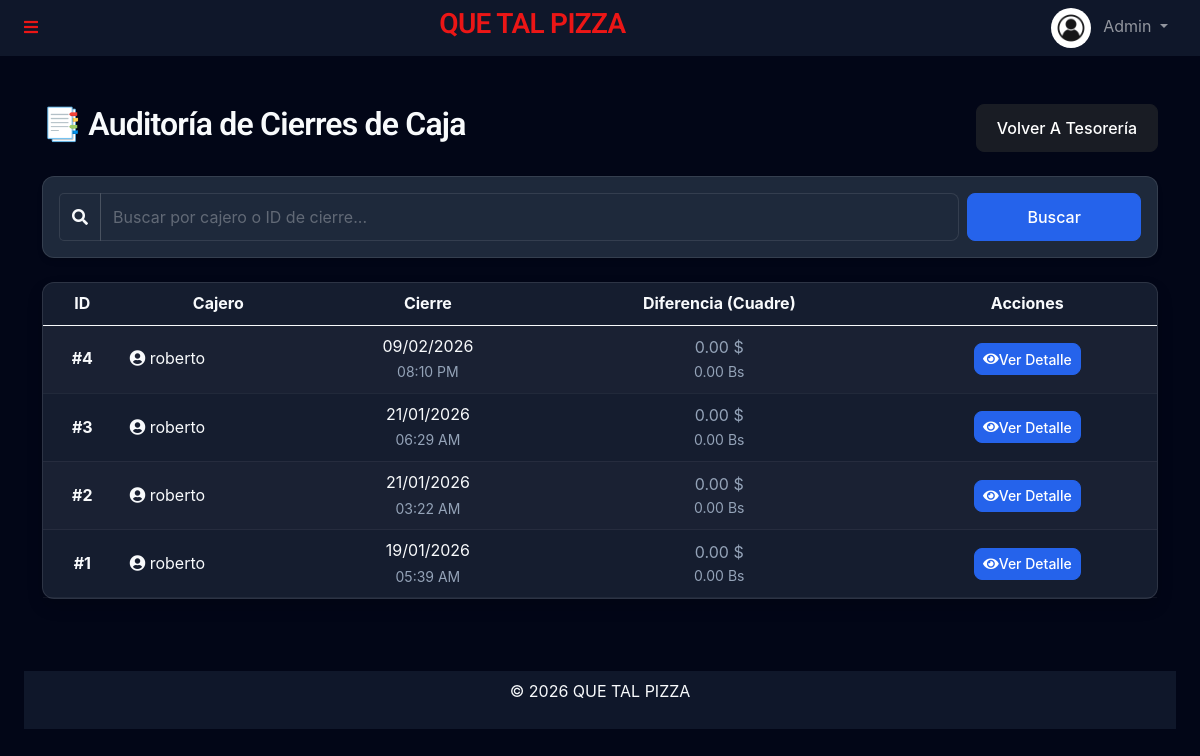
Page /admin/reportes_caja.php (signed in) on the earlier database version.
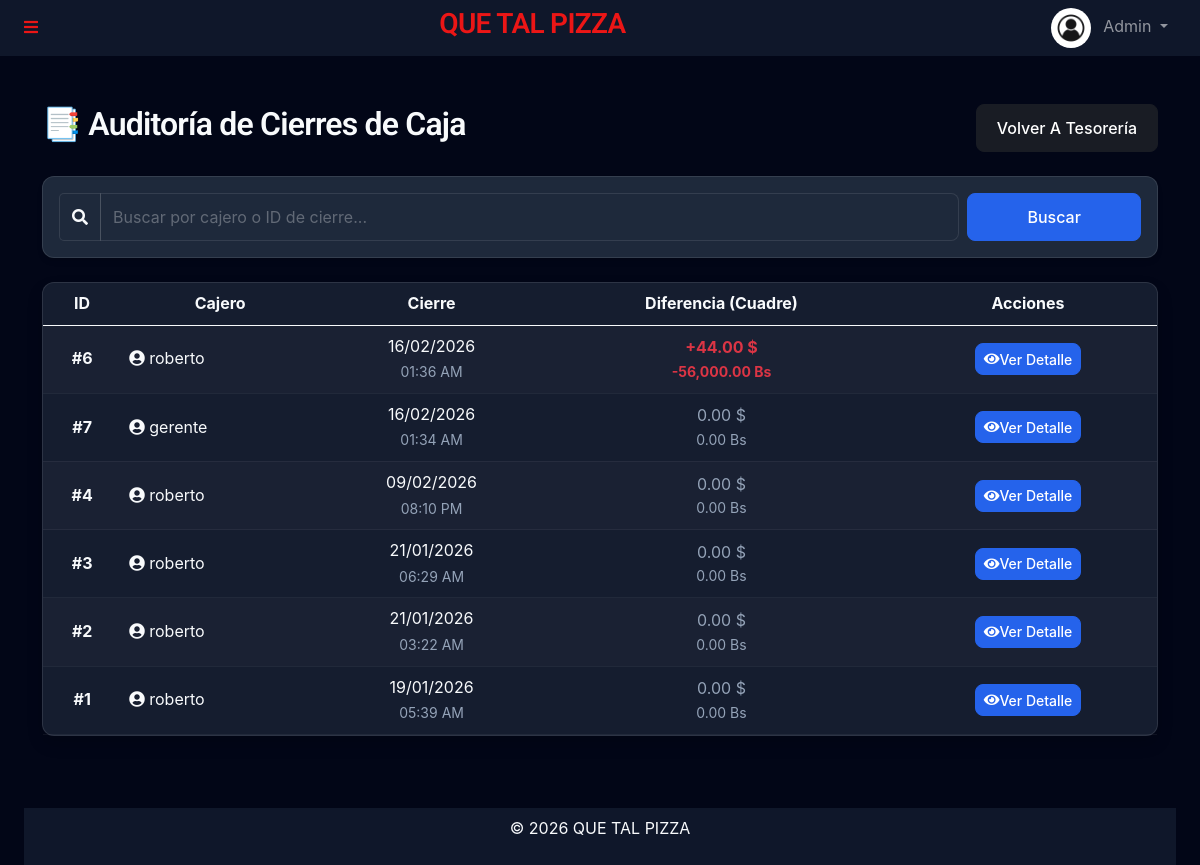
Same page on the later database version.
### tables this page shows
CREATE TABLE `cash_sessions` (
  `id` int(11) NOT NULL,
  `user_id` int(11) NOT NULL,
  `opening_balance_usd` decimal(10,2) DEFAULT 0.00,
  `opening_balance_ves` decimal(10,2) DEFAULT 0.00,
  `closing_balance_usd` decimal(10,2) DEFAULT 0.00,
  `closing_balance_ves` decimal(10,2) DEFAULT 0.00,
  `calculated_usd` decimal(10,2) DEFAULT 0.00,
  `calculated_ves` decimal(10,2) DEFAULT 0.00,
  `status` enum('open','closed') DEFAULT 'open',
  `opened_at` timestamp NULL DEFAULT current_timestamp(),
  `closed_at` timestamp NULL DEFAULT NULL
);

CREATE TABLE `users` (
  `id` int(11) NOT NULL,
  `name` varchar(100) NOT NULL,
  `email` varchar(150) NOT NULL,
  `password` varchar(255) NOT NULL,
  `phone` varchar(20) NOT NULL,
  `document_id` varchar(50) NOT NULL,
  `address` text NOT NULL,
  `role` enum('admin','user') NOT NULL DEFAULT 'user',
  `profile_pic` varchar(255) DEFAULT 'default.jpg',
  `balance` decimal(10,2) DEFAULT 0.00,
  `salary_amount` decimal(20,6) NOT NULL DEFAULT 0.000000,
  `salary_frequency` enum('weekly','biweekly','monthly') NOT NULL DEFAULT 'monthly',
  `job_role` enum('manager','kitchen','cashier','delivery','other') NOT NULL DEFAULT 'other',
  `reset_token` varchar(255) DEFAULT NULL,
  `token_expiry` datetime DEFAULT NULL,
  `created_at` timestamp NULL DEFAULT current_timestamp(),
  `updated_at` timestamp NULL DEFAULT current_timestamp() ON UPDATE current_timestamp()
);

### templates/autoload.php (called while the page is built, shortened)
<?php
require_once __DIR__ . '/../funciones/conexion.php';
require_once __DIR__ . '/../funciones/Config.php';
$config = new GlobalConfig();
require_once __DIR__ . '/../funciones/UserManager.php';
require_once __DIR__ . '/../funciones/CashRegisterManager.php';
$cashRegisterManager = new CashRegisterManager($db);

### funciones/CashRegisterManager.php (called while the page is built, shortened)
<?php
class CashRegisterManager
{
    private $db;
    public function __construct($db)
    {
        $this->db = $db;
    }
    public function searchSessions($query = '')
    {
        $sql = "SELECT cs.*, u.name as cashier_name,
                (cs.closing_balance_usd - cs.calculated_usd) as diff_usd,
                (cs.closing_balance_ves - cs.calculated_ves) as diff_ves
                FROM cash_sessions cs
                JOIN users u ON cs.user_id = u.id
                WHERE cs.status = 'closed'";
        $params = [];
        $sql .= " ORDER BY cs.closed_at DESC LIMIT 50";
        $stmt = $this->db->prepare($sql);
        $stmt->execute($params);
        return $stmt->fetchAll(PDO::FETCH_ASSOC);
    }
}
?>

### funciones/conexion.php (called while the page is built)
<?php
class Database
{
    private static $connection = null;
    public static function getConnection()
    {
        if (self::$connection === null) {
            try {
                $host = $_ENV['DB_HOST'] ?? 'localhost';
                $dbname = $_ENV['DB_NAME'] ?? 'minimarket';
                $username = $_ENV['DB_USER'] ?? 'root';
                $password = $_ENV['DB_PASSWORD'] ?? '';
                $port = $_ENV['DB_PORT'] ?? '3306';
                $options = [
                    PDO::ATTR_ERRMODE => PDO::ERRMODE_EXCEPTION,
                    PDO::ATTR_DEFAULT_FETCH_MODE => PDO::FETCH_ASSOC,
                    PDO::ATTR_EMULATE_PREPARES => false,
                ];
                self::$connection = new PDO(
                    "mysql:host=$host;port=$port;dbname=$dbname;charset=utf8mb4",
                    $username,
                    $password,
                    $options
                );
            } catch (PDOException $e) {
                error_log("Error de conexión: " . $e->getMessage());
                die("<h3>Error de conexión.</h3>
<p>Verifica tu archivo .env y los logs del servidor.</p>");
            }
        }
        return self::$connection;
    }
}
?>

### funciones/Config.php (called while the page is built, shortened)
<?php
class GlobalConfig
{
    private $db;
    private $settings = [];
    public function __construct()
    {
        $this->db = Database::getConnection();
    }
    public function load()
    {
        try {
            $query = "SELECT config_key, config_value FROM global_config";
            $stmt = $this->db->prepare($query);
            $stmt->execute();
            $results = $stmt->fetchAll(PDO::FETCH_ASSOC);
            if ($results) {
                foreach ($results as $row) {
                    $key = $row['config_key'];
                    $value = $row['config_value'];
                    $this->settings[$key] = $value;
                }
            }
        } catch (Exception $e) {
            error_log("Excepción al cargar la configuración: " . $e->getMessage());
            $this->settings = [];
        }
    }
    public function get($key, $value = null)
    {
        $this->load();
        return $this->settings[$key] ?? $value;
    }
    public function setGlobals()
    {
        $this->load();
    }
}
$config = new GlobalConfig();
$config->setGlobals();
?>

### admin/reportes_caja.php (the view, shortened to what this page needs)
<?php
require_once '../templates/autoload.php';
require_once '../templates/header.php';
$search = $_GET['search'] ?? '';
$sessions = $cashRegisterManager->searchSessions($search);
?>
<div class="container mt-5 mb-5">
    <div class="d-flex justify-content-between align-items-center mb-4">
        <h2>📑 Auditoría de Cierres de Caja</h2>
        <a href="caja_chica.php" class="btn btn-secondary">Volver a Tesorería</a>
    </div>
    <div class="card mb-4 bg-light">
        <div class="card-body py-3">
            <form method="GET" action="" class="row g-2 align-items-center">
                <div class="col-md-10">
                    <div class="input-group">
                        <span class="input-group-text"><i class="fa fa-search"></i></span>
                        <input type="text" name="search" class="form-control"
                            placeholder="Buscar por cajero o ID de cierre..." value="<?= htmlspecialchars($search) ?>">
                    </div>
                </div>
                <div class="col-md-2">
                    <button type="submit" class="btn btn-primary w-100">Buscar</button>
                </div>
            </form>
        </div>
    </div>
    <div class="card shadow">
        <div class="card-body p-0">
            <div class="table-responsive">
                <table class="table table-striped table-hover mb-0 align-middle text-center">
                    <thead class="table-dark">
                        <tr>
                            <th>ID</th>
                            <th>Cajero</th>
                            <th>Cierre</th>
                            <th class="bg-secondary">Diferencia (Cuadre)</th>
                            <th>Acciones</th>
                        </tr>
                    </thead>
                    <tbody>
                        <?php if (!empty($sessions)): ?>
                            <?php foreach ($sessions as $s):
                                $diffColor = 'text-muted';
                                if ($s['diff_usd'] < -0.5 || $s['diff_ves'] < -1)
                                    $diffColor = 'text-danger fw-bold';
                                elseif ($s['diff_usd'] > 0.5 || $s['diff_ves'] > 1)
                                    $diffColor = 'text-success fw-bold';
                                ?>
                                <tr>
                                    <td class="fw-bold">#<?= $s['id'] ?></td>
                                    <td class="text-start">
                                        <i class="fa fa-user-circle"></i> <?= htmlspecialchars($s['cashier_name']) ?>
                                    </td>
                                    <td>
                                        <?= date('d/m/Y', strtotime($s['closed_at'])) ?><br>
                                        <small class="text-muted"><?= date('h:i A', strtotime($s['closed_at'])) ?></small>
                                    </td>
                                    <td>
                                        <div class="<?= $diffColor ?>">
                                            <?= ($s['diff_usd'] > 0 ? '+' : '') . number_format($s['diff_usd'], 2) ?> $
                                        </div>
                                        <div class="<?= $diffColor ?> small">
                                            <?= ($s['diff_ves'] > 0 ? '+' : '') . number_format($s['diff_ves'], 2) ?> Bs
                                        </div>
                                    </td>
                                    <td>
                                        <a href="ver_cierre.php?id=<?= $s['id'] ?>" class="btn btn-sm btn-primary"
                                            title="Ver Desglose Completo">
                                            <i class="fa fa-eye"></i> Ver Detalle
                                        </a>
                                    </td>
                                </tr>
                            <?php endforeach; ?>
                        <?php else: ?>
                            <tr>
                                <td colspan="5" class="p-5 text-muted">No hay cierres de caja registrados aún.</td>
                            </tr>
                        <?php endif; ?>
                    </tbody>
                </table>
            </div>
        </div>
    </div>
</div>
<?php require_once '../templates/footer.php'; ?>

### templates/header.php (shortened to what this page needs)
<?php
$user_role = $_SESSION['user_role'] ?? null;
$profile_pic = $_SESSION['user_profile_pic'] ?? 'default.jpg';
?>
<!DOCTYPE html>
<html lang="es">
<head>
    <link href="https://cdnjs.cloudflare.com/ajax/libs/font-awesome/5.10.0/css/all.min.css" rel="stylesheet">
    <link href="https://cdn.jsdelivr.net/npm/bootstrap-icons@1.4.1/font/bootstrap-icons.css" rel="stylesheet">
    <link href="https://cdn.jsdelivr.net/npm/select2@4.1.0-rc.0/dist/css/select2.min.css" rel="stylesheet" />
    <link href="../lib/owlcarousel/assets/owl.carousel.min.css" rel="stylesheet">
    <link href="../lib/tempusdominus/css/tempusdominus-bootstrap-4.min.css" rel="stylesheet" />
    <link href="../css/bootstrap.min.css" rel="stylesheet">
    <link href="../css/style.css?v=<?php echo time(); ?>" rel="stylesheet">
</head>
<body>
    <div class="container-fluid position-relative d-flex p-0">
        <div class="content">
            <nav class="navbar navbar-expand bg-secondary navbar-dark sticky-top px-4 py-0">
                <a href="#" class="sidebar-toggler flex-shrink-0">
                    <i class="fa fa-bars"></i>
                </a>
                <div class="navbar-nav align-items-center ms-auto">
                    <a href="index.html" class="navbar-brand mx-8 mb-8">
                        <h3 class="text-primary"><? echo $GLOBALS['site_name']; ?></h3>
                    </a>
                </div>
                <div class="navbar-nav align-items-center ms-auto">
                    <?php if ($user_role): ?>
                        <div class="nav-item dropdown">
                            <a href="#" class="nav-link dropdown-toggle" data-bs-toggle="dropdown">
                                <img class="rounded-circle me-lg-2"
                                    src="../uploads/profile_pics/<?php echo $profile_pic; ?>" alt=""
                                    style="width: 40px; height: 40px;">
                                <span class="d-none d-lg-inline-flex"><?php echo ucfirst($user_role); ?></span>
                            </a>
                        </div>
                    <?php endif; ?>
                </div>
            </nav>

### templates/footer.php (shortened to what this page needs)
<div class="container-fluid sticky-down pt-4 px-4">
  <footer>
    <nav class="navbar justify-content-center navbar-expand bg-secondary navbar-dark sticky-down px-10 py-10  ">
      &copy; <?php echo date("Y"); ?> <?php echo htmlspecialchars($config->get('site_name')); ?>
    </nav>
    <nav class="navbar justify-content-center navbar-expand bg-secondary navbar-dark sticky-down px-2 py-2  ">
    </nav>
  </footer>
</div>
</div>
</div>
<div id="global-toast-container" class="position-fixed bottom-0 end-0 p-3" style="z-index: 1100;"></div>
</body>
</html>

### css/style.css (style rules this page uses)
:root { --primary: #2563eb; --primary-dark: #1e40af; --secondary: #0f172a; --surface: #1e293b; --background: #020617; --text-main: #f8fafc; --text-muted: #94a3b8; --accent: #ef4444; --success: #10b981; --touch-target: 48px; --radius-sm: 8px; --radius-md: 12px; --radius-lg: 16px; }
body { background-color: var(--background); color: var(--text-main); font-family: 'Inter', system-ui, -apple-system, sans-serif; line-height: 1.6; }
.card, .card-product { background: rgba(30, 41, 59, 0.7); backdrop-filter: blur(12px); -webkit-backdrop-filter: blur(12px); border: 1px solid rgba(255, 255, 255, 0.1); border-radius: var(--radius-md); box-shadow: 0 4px 6px -1px rgba(0, 0, 0, 0.1), 0 2px 4px -1px rgba(0, 0, 0, 0.06); transition: transform 0.2s ease, box-shadow 0.2s ease; }
h1, h2, h3, h4, h5, h6 { font-weight: 600; color: var(--text-main); letter-spacing: -0.025em; }
.text-muted { color: var(--text-muted) !important; }
.bg-light, .bg-white { background-color: var(--surface) !important; color: var(--text-main) !important; }
.bg-secondary { background-color: var(--secondary) !important; color: var(--text-main) !important; }
.badge.bg-info, .badge.bg-warning, .badge.bg-light, .alert-warning, .alert-info, .alert-light, .card.bg-warning, .card.bg-info, .card.bg-light, .bg-warning .text-dark, .bg-info .text-dark { color: #000 !important; }
input, select, textarea, .form-control, .form-select, .input-group-text { background-color: var(--surface) !important; color: var(--text-main) !important; border: 1px solid rgba(255, 255, 255, 0.1) !important; }
.form-control::placeholder { color: rgba(255, 255, 255, 0.3); }
.table, .table-light { color: var(--text-main) !important; background-color: transparent !important; border-color: rgba(255, 255, 255, 0.05); }
.table> :not(caption)>*>* { background-color: transparent !important; color: var(--text-main) !important; box-shadow: none !important; }
.table-striped>tbody>tr:nth-of-type(odd)>* { color: var(--text-main) !important; background-color: rgba(255, 255, 255, 0.02) !important; box-shadow: none !important; }
.btn { min-height: var(--touch-target); padding: 0.5rem 1.25rem; font-weight: 500; border-radius: var(--radius-sm); display: inline-flex; align-items: center; justify-content: center; transition: all 0.2s; text-transform: capitalize; }
.btn-primary { background-color: var(--primary); border-color: var(--primary); }
.btn-sm, .btn-group-sm>.btn { min-height: 32px !important; padding: 0.25rem 0.5rem; font-size: 0.875rem; }
.form-control { background-color: var(--surface); border: 1px solid rgba(255, 255, 255, 0.1); color: var(--text-main); border-radius: var(--radius-sm); min-height: var(--touch-target); }
.content { margin-left: 0; min-height: 100vh; background: var(--background); transition: 0.5s; width: 100%; }
@media (min-width: 992px) { .content { margin-left: 0; width: 100%; } }
img { max-width: 100%; height: auto; }
.container-fluid { overflow-x: hidden; }

Differences in the rows shown:
now on this page (row edited): cash_sessions: id "6", user.name "roberto", closed_at "16/02/2026", closed_at "01:36 AM", diff_usd "44.00", diff_ves "-56,000.00"
added cash_sessions: id "7", user.name "gerente", closed_at "16/02/2026", closed_at "01:34 AM", diff_usd "0.00", diff_ves "0.00"
